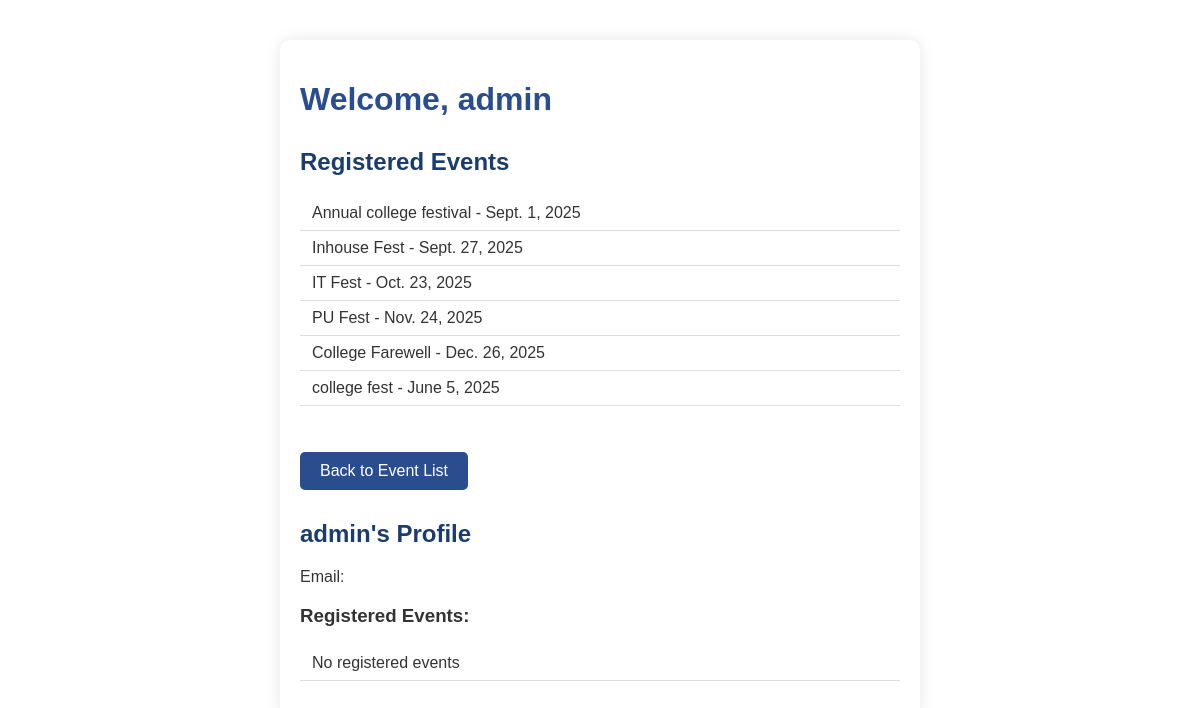
Page /events/profile/ (signed in) on the committed database.
### events/models.py (models this page shows, shortened)
class EventRegistration(models.Model):
    user = models.ForeignKey(User, on_delete=models.CASCADE)
    event = models.ForeignKey(Event, on_delete=models.CASCADE, related_name="registrations")
    registration_date = models.DateTimeField(auto_now_add=True)
    class Meta:
        unique_together = ('user', 'event')  # Prevent duplicate registrations

class Event(models.Model):
    title = models.CharField(max_length=200)   # single definition
    description = models.TextField()
    date = models.DateField()

### events/views.py (the view)
# urls.py: path('profile/', views.user_profile, name='user_profile'),
@login_required
def user_profile(request):
    registrations = EventRegistration.objects.filter(user=request.user)
    return render(request, 'events/user_profile.html', {'registrations': registrations})

### events/templates/events/user_profile.html (shortened to what this page needs)
<!DOCTYPE html>
<html lang="en">
<head>
</head>
<body>
    <h1>Welcome, {{ request.user.username }}</h1>
    <h2>Registered Events</h2>
    {% if registrations %}
        <ul>
            {% for reg in registrations %}
                <li>{{ reg.event.title }} - {{ reg.event.date }}</li>
            {% endfor %}
        </ul>
    {% else %}
        <p>You have not registered for any events yet.</p>
    {% endif %}
    <a href="{% url 'event_list' %}">Back to Event List</a>
    <h2>{{ user.username }}'s Profile</h2>
<p>Email: {{ user.email }}</p>
<h3>Registered Events:</h3>
<ul>
    {% for event in user.events.all %}
        <li>{{ event.title }}</li>
    {% empty %}
        <li>No registered events</li>
    {% endfor %}
</ul>
</body>
</html>

### events/templates/events/user_profile.html (style rules this page uses)
body { font-family: Arial, sans-serif; background: #f4f8fc; color: #333; max-width: 600px; margin: 40px auto; padding: 20px; border-radius: 10px; box-shadow: 0 0 15px rgba(0,0,0,0.1); background: white; }
h1 { color: #2a4d8f; margin-bottom: 10px; }
h2 { color: #1a3d6d; margin-top: 30px; }
ul { list-style-type: none; padding-left: 0; }
li { padding: 8px 12px; border-bottom: 1px solid #ddd; }
a { display: inline-block; margin-top: 30px; padding: 10px 20px; background: #2a4d8f; color: white; text-decoration: none; border-radius: 5px; }

### rows in the picture
EventRegistration: event "Annual college festival", event "Sept. 1, 2025"
EventRegistration: event "Inhouse Fest", event "Sept. 27, 2025"
EventRegistration: event "IT Fest", event "Oct. 23, 2025"
EventRegistration: event "PU Fest", event "Nov. 24, 2025"
EventRegistration: event "College Farewell", event "Dec. 26, 2025"
EventRegistration: event "college fest", event "June 5, 2025"

### other values in the picture
{{ request.user.username }} "admin"
{{ user.username }} "admin"
